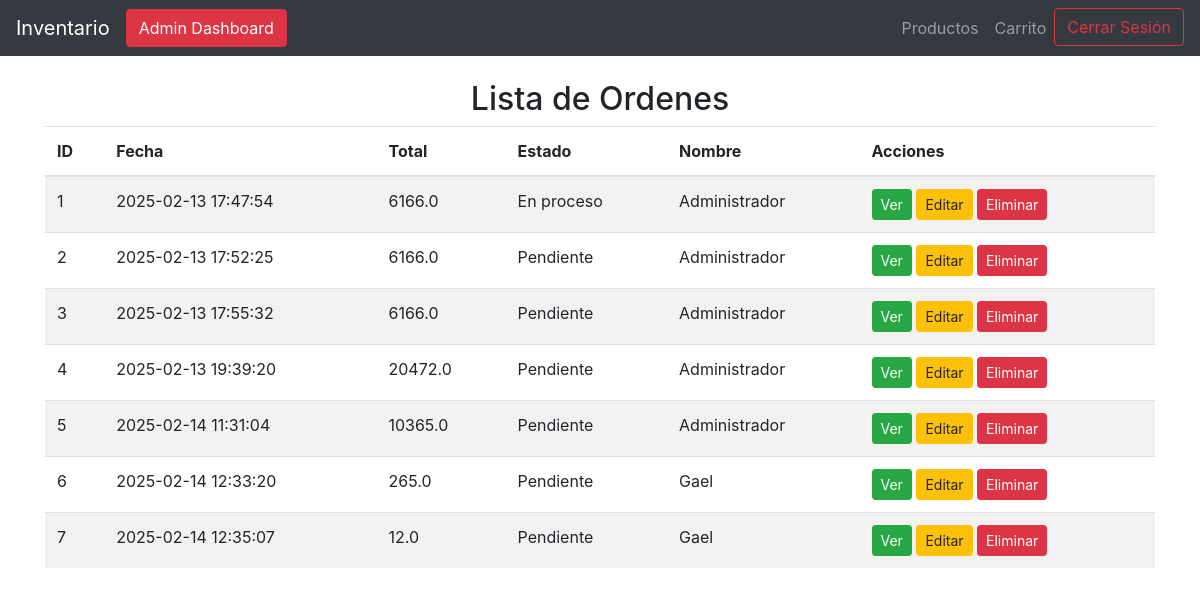
The app's page /ordenes (signed in), older data.
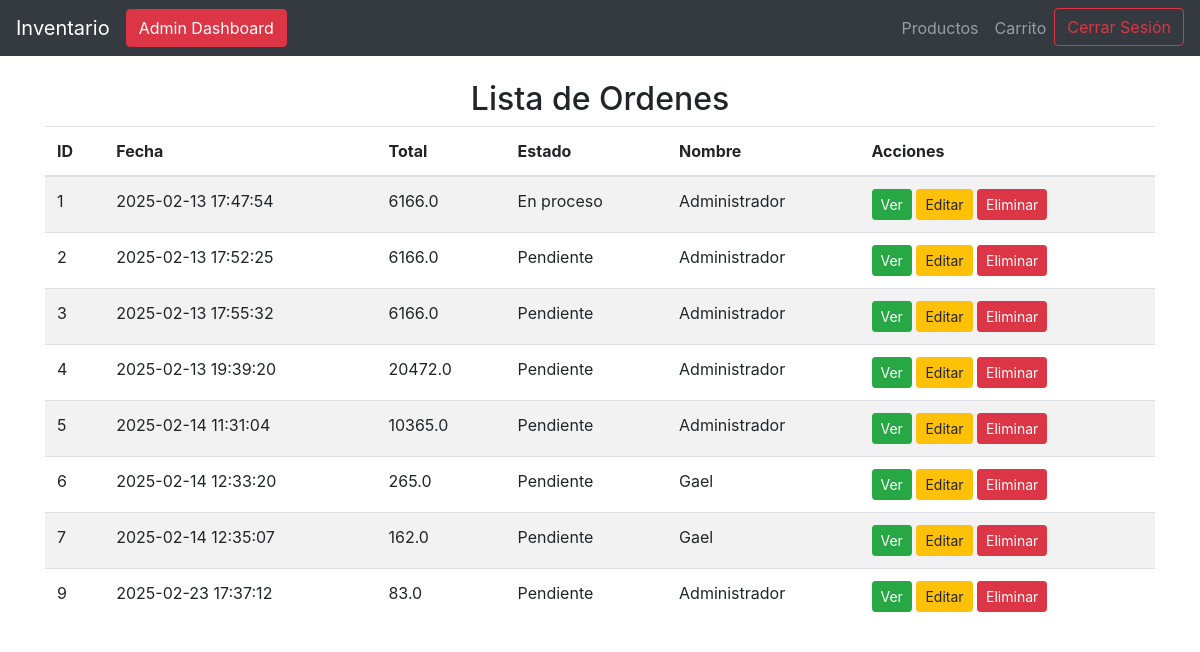
The same page, newer data.
### tables this page shows
CREATE TABLE ordenes (
               orden_id INTEGER PRIMARY KEY AUTOINCREMENT,
               usuario_id INTEGER NOT NULL,
               total REAL NOT NULL,
               fecha TIMESTAMP DEFAULT CURRENT_TIMESTAMP,
               estado TEXT DEFAULT 'pendiente',
               FOREIGN KEY (usuario_id) REFERENCES usuarios(usuario_id)
           );

CREATE TABLE usuarios (
                    usuario_id INTEGER PRIMARY KEY AUTOINCREMENT,
                    nombre TEXT NOT NULL,
                    email TEXT UNIQUE NOT NULL,
                    password TEXT NOT NULL,
                    rol TEXT NOT NULL DEFAULT 'usuario',
                    fecha_creacion TIMESTAMP DEFAULT CURRENT_TIMESTAMP
                );

### app.py (the view)
@app.route('/ordenes')
@login_required
def listar_ordenes():
    conn, cursor = connect_db()
    cursor.execute("""
        SELECT o.orden_id, o.fecha, o.total, o.estado, u.nombre
        FROM ordenes o
        JOIN usuarios u ON o.usuario_id = u.usuario_id
    """)
    ordenes = cursor.fetchall()
    conn.close()
    return render_template('listar_ordenes.html', ordenes=ordenes)

### app.py (called while the page is built)
@login_manager.user_loader
def load_user(user_id):
    conn, cursor = connect_db()
    cursor.execute("SELECT usuario_id, nombre, email, rol FROM usuarios WHERE usuario_id = ?", (user_id,))
    usuario = cursor.fetchone()
    return Usuario(id=usuario[0], nombre=usuario[1], email=usuario[2], rol=usuario[3]) if usuario else None

### database.py (called while the page is built)
def connect_db():
    conn = sqlite3.connect(DB_NAME)
    cursor = conn.cursor()
    return conn, cursor

### templates/listar_ordenes.html
{% extends 'base.html' %}
{% block content %}
    <h2 class="text-center">Lista de Ordenes</h2>
    {% if ordenes %}
        <table class="table table-striped">
            <thead>
                <tr>
                    <th>ID</th>
                    <th>Fecha</th>
                    <th>Total</th>
                    <th>Estado</th>
                    <th>Nombre</th>
                    <th>Acciones</th>
                </tr>
            </thead>
            <tbody>
                {% for orden in ordenes %}
                    <tr>
                        <td>{{ orden[0] }}</td>
                        <td>{{ orden[1] }}</td>
                        <td>{{ orden[2] }}</td>
                        <td>{{ orden[3] }}</td>
                        <td>{{ orden[4] }}</td>
                        <td>
                            <a href="/orden/{{ orden[0] }}" class="btn btn-success btn-sm">Ver</a>
                            <a href="{{ url_for('editar_orden', orden_id=orden[0]) }}" class="btn btn-warning btn-sm">Editar</a>
                            <a href="{{ url_for('eliminar_orden', orden_id=orden[0]) }}" class="btn btn-danger btn-sm">Eliminar</a>
                        </td>
                    </tr>
                {% endfor %}
            </tbody>
        </table>
    {% else %}
        <p>No hay ordenes registradas.</p>
    {% endif %}
{% endblock %}

### templates/base.html (shortened to what this page needs)
<!DOCTYPE html>
<html lang="es">
<head>
    <link href="https://stackpath.bootstrapcdn.com/bootstrap/4.5.2/css/bootstrap.min.css" rel="stylesheet">
</head>
<body>
    <nav class="navbar navbar-expand-lg navbar-dark bg-dark">
        <a class="navbar-brand" href="/">Inventario</a>
        {% if current_user.is_authenticated and current_user.rol == 'admin' %}
            <a href="{{ url_for('admin_dashboard') }}" class="btn btn-danger">Admin Dashboard</a>
        {% endif %}
        <div class="collapse navbar-collapse">
            <ul class="navbar-nav ml-auto">
                <li class="nav-item"><a class="nav-link" href="/productos">Productos</a></li>
                <li class="nav-item"><a class="nav-link" href="/carrito">Carrito</a></li>
                {% if current_user.is_authenticated %}
                <li class="nav-item">
                    <a href="{{ url_for('logout') }}" class="btn btn-outline-danger">Cerrar Sesión</a>
                </li>
                {% endif %}
            </ul>
        </div>
    </nav>
    <div class="container mt-4">
        {% block content %}
        {% endblock %}
    </div>
</body>
</html>

Row changes from the older to the newer data that the page shows:
changed ordenes id 7: total "12.0" → "162.0"
added ordenes: orden_id "9", fecha "2025-02-23 17:37:12", total "83.0", estado "Pendiente", nombre "Administrador"
